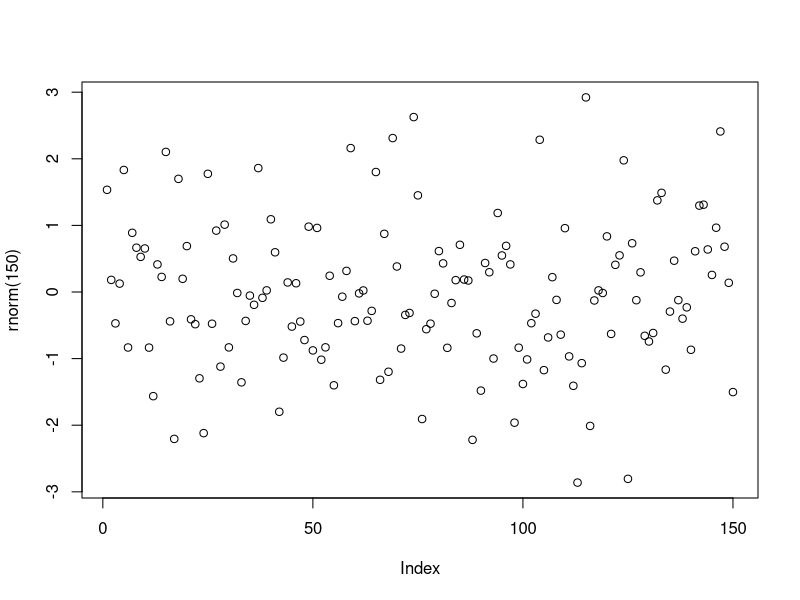

Write R code to recreate this figure.
## ---- chunk 1
knitr::opts_chunk$set(echo = TRUE)
## ---- chunk 2
plot(rnorm(150))
